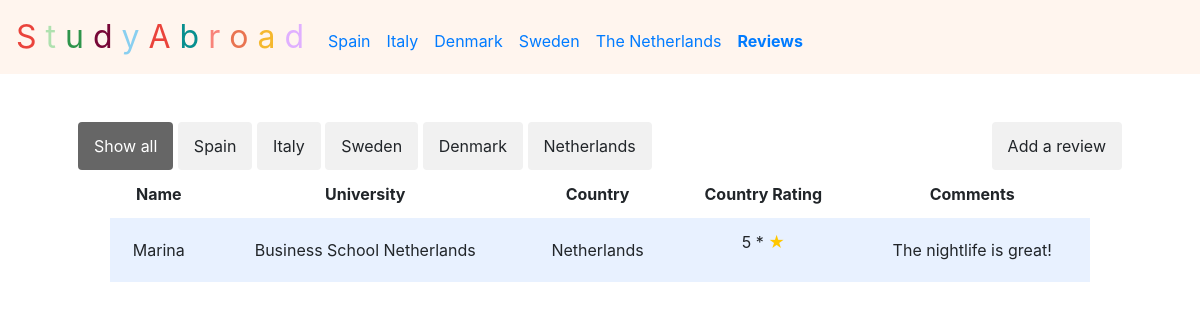
The page /rewNetherlands on the database its author committed.
### tables this page shows
CREATE TABLE 'rew' ('id' integer, 'name' text, 'university' text,'rating' text, 'comment' text, 'country' text);

### application.py (the view)
@app.route("/rewNetherlands")
def rewNetherlands():
    reviews = db.execute("SELECT * FROM rew")
    return render_template("rewNetherlands.html", reviews=reviews)

### application.py (called while the page is built)
@app.after_request
def after_request(response):
    response.headers["Cache-Control"] = "no-cache, no-store, must-revalidate"
    response.headers["Expires"] = 0
    response.headers["Pragma"] = "no-cache"
    return response

### templates/rewNetherlands.html (shortened to what this page needs)
{% extends "layout.html" %}
{% block main %}
<div class="myBtnContainer inline">
  <a href="/rewAll">
  <button class="btn active" onclick="filterSelection('all')">Show all</button>
  </a>
  <a href="rewSpain">
  <button class="btn" onclick="filterSelection('Spain')">Spain</button>
  </a>
  <a href="rewItaly">
  <button class="btn" onclick="filterSelection('Italy')">Italy</button>
  </a>
  <a href="rewSweden">
  <button class="btn" onclick="filterSelection('Sweden')">Sweden</button>
  </a>
  <a href="rewDenmark">
  <button class="btn" onclick="filterSelection('Denmark')">Denmark</button>
  </a>
  <a href="rewNetherlands">
  <button class="btn" onclick="filterSelection('Netherlands')">Netherlands</button>
  </a>
</div>
<div class="right inline">
  <a href="/addreview">
    <button type="button" class="btn btn-warning d-grid gap-2 d-md-flex justify-content-md-end">Add a review</button>
  </a>
</div>
<div class="section">
    <table>
      <thead>
          <tr>
              <th>Name</th>
              <th>University</th>
              <th>Country</th>
              <th>Country Rating</th>
              <th>Comments</th>
          </tr>
      </thead>
      <tbody>
          {% for review in reviews %}
              {% if review.country == 'Netherlands' %}
          <tr>
              <td>{{ review.name }}</td>
              <td>{{ review.university }}</td>
              <td>{{ review.country }}</td>
              <td>{{ review.rating }} * <p class="inline" style="color: #ffc700;">★</p></td>
              <td>{{ review.comment }}</td>
          </tr>
          {% endif %}
          {% endfor %}
      </tbody>
    </table>
    </div>
{% endblock %}

### static/styles.css (style rules this page uses)
.btn { border: none; outline: none; padding: 12px 16px; background-color: #f1f1f1; cursor: pointer; }
.btn.active { background-color: #666; color: white; }
.myBtnContainer { float: left; }
.right { float: right; }
.inline { display: inline-block; }
* { margin: 0; padding: 0; }
.section { padding-bottom: 1rem; padding-left: 2rem; padding-right: 2rem; padding-top: 0.5rem; width: 100%; }
table { background-color: transparent; margin-bottom: 1rem; width: 100%; }
table th, table td { padding: 0.75rem; vertical-align: middle; }
tbody tr:nth-of-type(odd) { background-color: rgb(179, 208, 255, 0.3) }

### rows shown on the page
rew: name "Marina", university "Business School Netherlands", country "Netherlands", rating "5", comment "The nightlife is great!"
